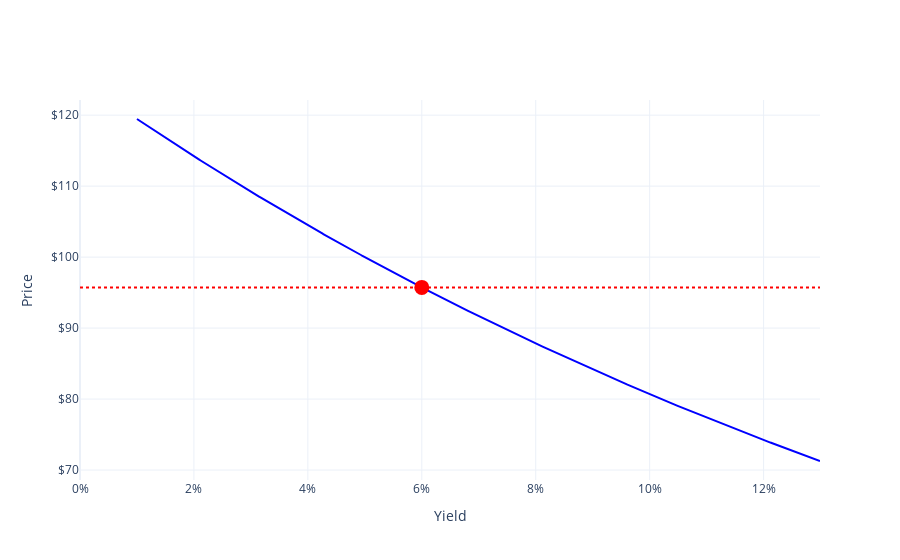

Write notebook code for a chart like this one.
### Markdown cell above
# FIGURE

### Code cell
# compute arrays of yields and prices
grid = np.arange(0.01, 2 * yld + 0.01, 0.0001)
prices = [np.sum(cashFlows[1:] / (1 + y / 2) ** np.arange(1, n + 1)) for y in grid]

# make figure
fig = go.Figure()

# price as a function of yield
string = "price = $%{y:.02f} when yield = %{x:,.2%}<extra></extra>"
trace0 = go.Scatter(
    x=grid, 
    y=prices, 
    mode="lines", 
    hovertemplate=string, 
    line=dict(color='blue')
)

# price at prevailing yield
string = "price = $%{y:.02f} when yield = %{x:,.2%}<extra></extra>"
trace1 = go.Scatter(
    x=[yld],
    y=[price],
    mode="markers",
    hovertemplate=string,
    marker=dict(size=15, color='red'),
)

# horizontal line at current price
trace2 = go.Scatter(
    x=[0] + list(grid),
    y=[price] * (1 + len(grid)),
    mode="lines",
    line=dict(dash="dot", color='red'),
    hovertemplate="price<extra></extra>",
)

fig.add_trace(trace0)
fig.add_trace(trace1)
fig.add_trace(trace2)
fig.update_layout(
    xaxis_tickformat=".0%",
    xaxis_rangemode='tozero',
    yaxis_tickformat=",.0f",
    yaxis_tickprefix='$',
    xaxis_title="Yield",
    yaxis_title="Price",
    template="plotly_white",
    showlegend=False   
)
fig.show()

### Figure 1 — Plotly figure (JSON) as saved in the notebook; plotly's stock layout.template omitted (floating-point values rounded to 4 significant figures; data arrays with more than 128 entries replaced by an {"elided": "..."} marker saying what was removed)
{"data": [{"hovertemplate": "price = $%{y:.02f} when yield = %{x:,.2%}<extra></extra>", "line": {"color": "blue"}, "mode": "lines", "type": "scatter", "x": {"elided": "1200 float values"}, "y": {"elided": "1200 float values"}}, {"hovertemplate": "price = $%{y:.02f} when yield = %{x:,.2%}<extra></extra>", "marker": {"color": "red", "size": 15}, "mode": "markers", "type": "scatter", "x": [0.06], "y": [95.73]}, {"hovertemplate": "price<extra></extra>", "line": {"color": "red", "dash": "dot"}, "mode": "lines", "type": "scatter", "x": {"elided": "1201 float values"}, "y": {"elided": "1201 float values"}}], "layout": {"showlegend": false, "xaxis": {"rangemode": "tozero", "tickformat": ".0%", "title": {"text": "Yield"}}, "yaxis": {"tickformat": ",.0f", "tickprefix": "$", "title": {"text": "Price"}}}}
